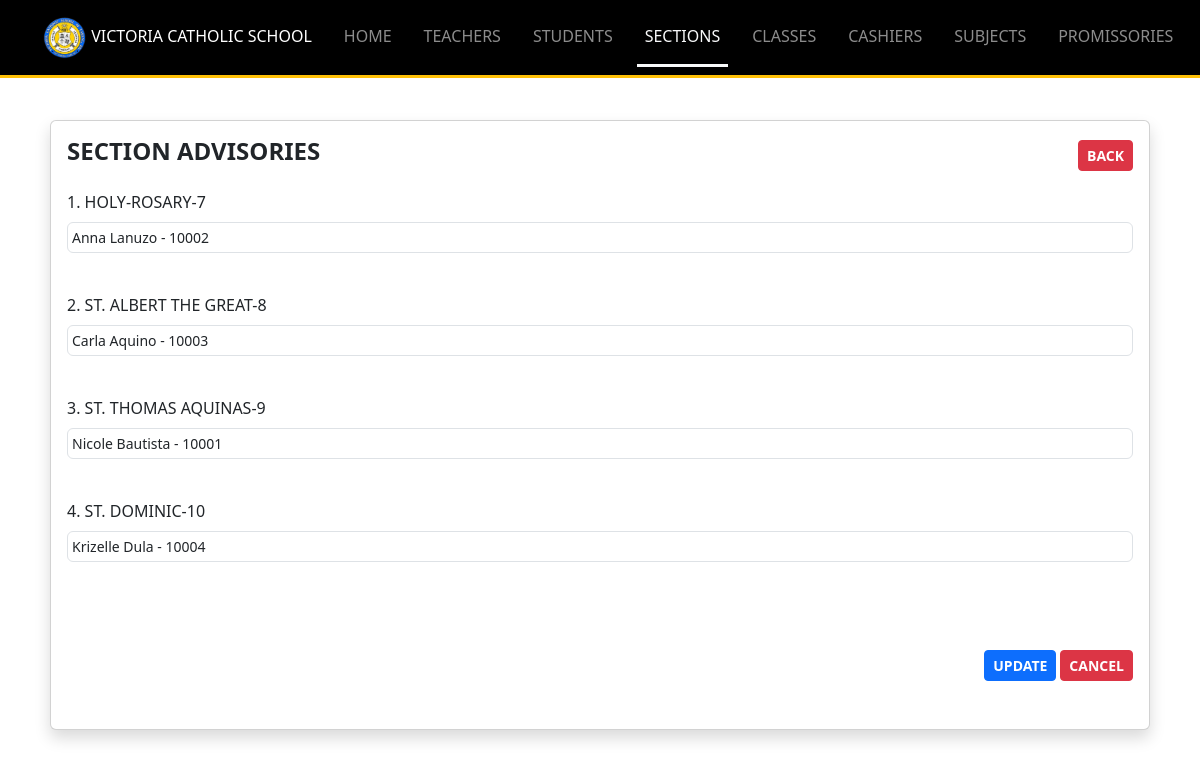
Page /Resources/views/admin/view_advisory.php (signed in) on the committed database.
### tables this page shows
CREATE TABLE `sections` (
  `id` int(11) NOT NULL,
  `name` varchar(255) DEFAULT NULL,
  `grade` enum('7','8','9','10','SECTION') DEFAULT NULL,
  `advisory_teacher_id` int(11) NOT NULL DEFAULT 0,
  `created_at` timestamp NOT NULL DEFAULT current_timestamp(),
  `updated_at` timestamp NOT NULL DEFAULT current_timestamp() ON UPDATE current_timestamp()
);

### Backend-routes/admin/includes_get_section_advisories_route.php (called while the page is built, shortened)
<?php
require_once $_SERVER['DOCUMENT_ROOT']."/Middleware/CheckIfAdmin.php";
try {
    $inactive = 'INACTIVE';
    $stmt = $conn->prepare("SELECT id, grade, name, advisory_teacher_id FROM sections WHERE name != ? order by grade ");
    $stmt->bind_param('s', $inactive);
    $stmt->execute();
    $sections = $stmt->get_result();
    $role = 'teacher';
    $stmt = $conn->prepare("SELECT id, first_name, last_name, school_number FROM users WHERE role = ?");
    $stmt->bind_param('s', $role);
    $stmt->execute();
    $teachers = $stmt->get_result();
} catch (Exception $e) {
    error_log("Error: " . $e->getMessage());
    echo json_encode(['error' => $e->getMessage()]);
}
?>

### Resources/views/admin/view_advisory.php (the view, shortened to what this page needs)
<?php
require_once $_SERVER['DOCUMENT_ROOT']."/Middleware/CheckIfAdmin.php";
require_once $_SERVER['DOCUMENT_ROOT']."/Backend-routes/admin/includes_get_section_advisories_route.php";
$count = 1;
require_once "../includes/header_layout.php";
?>
<body>
<?php
    include "includes/navbar.php";
?>
<div class="container my-5">
    <div class="row pb-2 px-2">
        <form method="POST" action="../../../Backend-routes/admin/update_advisory_route.php?" onsubmit="submitRequest('updateAdvisory', event)" id="updateAdvisory">
            <div class="card shadow">
                <div class="card-body">
                <div class="d-flex justify-content-between align-items-center">
                    <h4 class="fw-bold text-uppercase">Section Advisories</h4>
                    <a href="sections.php?" class="btn btn-danger btn-sm fw-bold">BACK</a>
                </div>
                    <?php
                        foreach($sections as $section){
                           echo "
                           <div class='py-3'>
                           <input type='hidden' name='section[]' value='".$section['id']."'>
                           ".$count++.". ".$section['name']."-".$section['grade']."
                           <select name='teacher[]' class='form-control form-control-sm my-2 me-3 border rounded p-1' required>
                            <option value='' disabled selected>Select an option</option>";
                                    foreach ($teachers as $teacher) {
                                    $isSelected = ((string)$teacher['id'] == $section['advisory_teacher_id']) ? 'selected' : '';
                                    echo "<option value='{$teacher['id']}' $isSelected>{$teacher['first_name']} {$teacher['last_name']} - {$teacher['school_number']}</option>";
                                    }
                            echo "
                            </select>
                           </div>";
                        }
                    ?>
                </div>
                <div class="d-flex justify-content-end my-5 me-3">
                    <button class="btn btn-sm fw-bold btn-primary me-1" type="submit">UPDATE</button>
                    <a href="sections.php?" class="btn btn-danger btn-sm fw-bold">CANCEL</a>
                </div>
            </div>
        </form>
    </div>
</div>
</body>
<?php
	require_once "../includes/includes_scripts.php";
?>

### rows in the picture
sections: name "HOLY-ROSARY", grade "7"
sections: name "ST. ALBERT THE GREAT", grade "8"
sections: name "ST. THOMAS AQUINAS", grade "9"
sections: name "ST. DOMINIC", grade "10"

### other values in the picture
form field value "Anna Lanuzo - 10002"
form field value "Carla Aquino - 10003"
form field value "Nicole Bautista - 10001"
form field value "Krizelle Dula - 10004"
